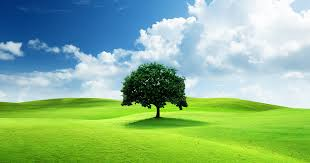
#> input picture day 5 assessment/image1.jpg, 310 x 163 px
$ python 4.edges.py
#> lines starting #> are read from the running program, lines starting #| are printed output that depends on the picture; after the words box and inside, x2 and y2 are one past the last pixel; in counts of white or black regions, pixels touching at a corner belong together
import cv2
import matplotlib.pyplot as plt
img=cv2.imread('image1.jpg')
#> img is the input picture: shape (163, 310, 3); mean B, G, R 140.2, 183.7, 140.1
Gaussian = cv2.GaussianBlur(img,(5,5),0)
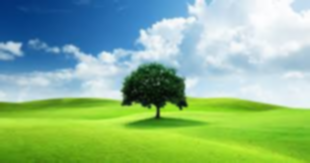
#> Gaussian: shape (163, 310, 3); mean B, G, R 140.2, 183.7, 140.1
gray = cv2.cvtColor(img,cv2.COLOR_BGR2GRAY)
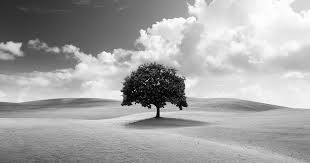
#> gray: shape (163, 310); min 1, max 255, mean 165.7
edges = cv2.Canny(gray,2,50)
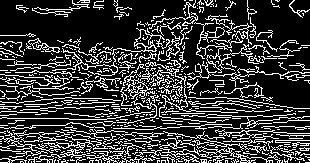
#> edges: shape (163, 310); 22.8% white in thin lines or dots
plt.imshow(cv2.cvtColor(edges,cv2.COLOR_BGR2RGB))
plt.show()

$ run again, with day 5 assessment/building.jpg copied over day 5 assessment/image1.jpg
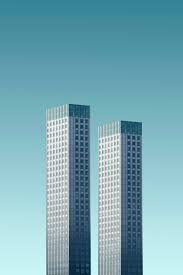
#> input picture day 5 assessment/building.jpg, 183 x 275 px
#> img is the input picture: shape (275, 183, 3); mean B, G, R 179.8, 168, 119.5
#> `gray = cv2.cvtColor(img,cv2.COLOR_BGR2GRAY)`:
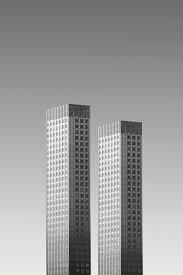
#> gray: shape (275, 183); min 23, max 255, mean 154.8
#> `edges = cv2.Canny(gray,2,50)`:
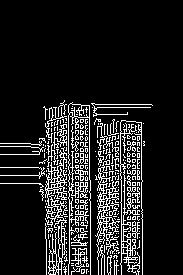
#> edges: shape (275, 183); 12.6% white in thin lines or dots, all inside (x1, y1, x2, y2) = (0, 100, 153, 275)
